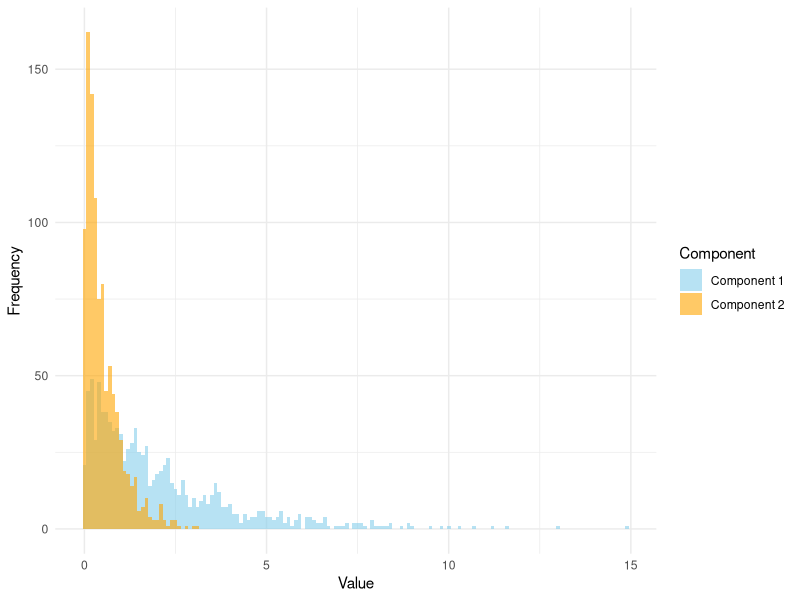
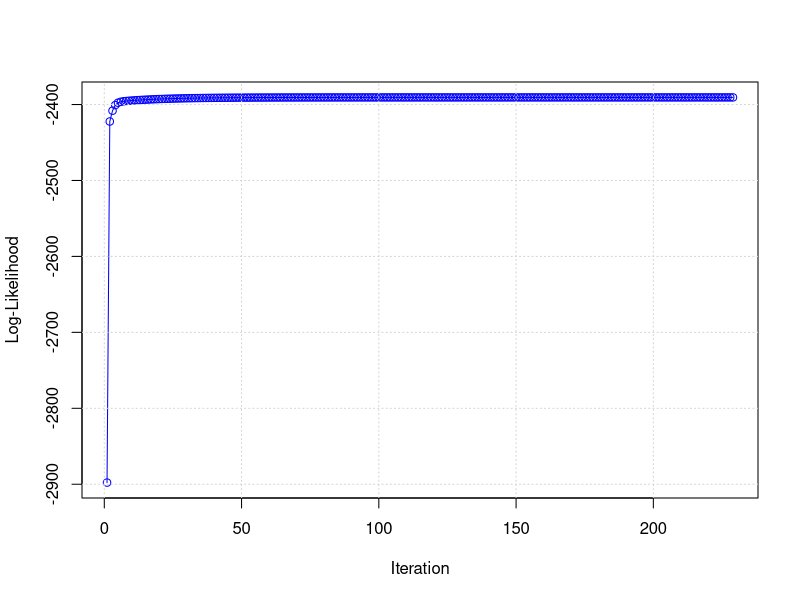

These charts were generated, in order, by the following R code:
## ---- chunk 1
knitr::opts_chunk$set(fig.width=5, fig.height=3.5, 
                      cache=TRUE) 
## ---- chunk 2
set.seed(1234)
# sample
n_samples <- 2000          
true_rates <- c(0.5, 2.0)  
true_proportions <- c(0.5, 0.5)  

# Sample group assignments (1 or 2) based on mixing proportions
component_labels <- sample(1:2, n_samples, replace = TRUE, prob = true_proportions)

# Stage 2: Generate data from the corresponding exponential 
# distribution based on the group assignment
data <- numeric(n_samples)  # Initialize the data vector
# Generate data for group 1 (rate = 0.5)
data[component_labels == 1] <- rexp(sum(component_labels == 1), rate = true_rates[1])
# Generate data for group 2 (rate = 2.0)
data[component_labels == 2] <- rexp(sum(component_labels == 2), rate = true_rates[2])
## ---- chunk 3
library(ggplot2)
# Create a data frame for plotting
plot_data <- data.frame(
  Value = data,  # Data points
  Component = factor(component_labels, labels = c("Component 1", "Component 2"))  # Component labels
)

# Plot the data using ggplot2
ggplot(plot_data, aes(x = Value, fill = Component)) +
  geom_histogram(binwidth = 0.1, position = "identity", alpha = 0.6) +
  scale_fill_manual(values = c("skyblue", "orange")) +  # Set colors for the components
  labs(
    x = "Value",
    y = "Frequency",
    fill = "Component"
  ) +
  theme_minimal() +
  theme(plot.title = element_blank())  # Remove the title
## ---- chunk 4
exponentialMixture <- function(data, K, max_iter = 1000, tol = 1e-5) {
  n <- length(data)
  pi <- rep(1/K, K)  # mixing proportions
  lambda <- runif(K, 0.1, 1)  # rate parameters
  
  log_likelihoods <- numeric(max_iter)  # store log-likelihood values
  
  for (iter in 1:max_iter) {   # E-step: numerator of the gammas
    gamma <- matrix(NA, nrow = n, ncol = K)
    for (k in 1:K) {
      gamma[, k] <- pi[k] * dexp(data, rate = lambda[k])
    }
    row_sums <- rowSums(gamma) # denominator of the gammas 
    gamma <- gamma / row_sums  # normalize probabilities 
    
    pi_old <- pi              # M-step: Update mixing proportions and rate parameters
    lambda_old <- lambda
    
    pi <- colMeans(gamma)  # update mixing proportions
    for (k in 1:K) {
      lambda[k] <- sum(gamma[, k]) / sum(gamma[, k] * data)  # update rate parameters
    }
    
    log_likelihoods[iter] <- sum(log(row_sums)) # calculate log-likelihood
    
    if (max(abs(pi - pi_old)) < tol && max(abs(lambda - lambda_old)) < tol) {
      log_likelihoods <- log_likelihoods[1:iter]  # trim to the number of iterations
      cat("Convergence reached at iteration", iter, 
          "with log-likelihood:", log_likelihoods[iter], "\n")
      break
    }
  }
  return(list(pi = pi, lambda = lambda, log_likelihood = log_likelihoods))
}
## ---- chunk 5
set.seed(1234)
library(knitr)
# Fit the mixture model
result <- exponentialMixture(data, K = 2)

# Create a data frame to display the results in a table
results_table <- data.frame(
  "Component" = 1:2,
  "Estimated Mixing Proportion" = round(result$pi, 4),
  "Estimated Rate Parameter (lambda)" = round(result$lambda, 4)
)

# move results to a table
kable(results_table, caption = "Estimated Parameters for the Mixture Model", format = "pipe")
## ---- chunk 6
log_likelihoods <- result$log_likelihood
plot(log_likelihoods, type = "o", col = "blue", xlab = "Iteration", 
     ylab = "Log-Likelihood")
grid()
